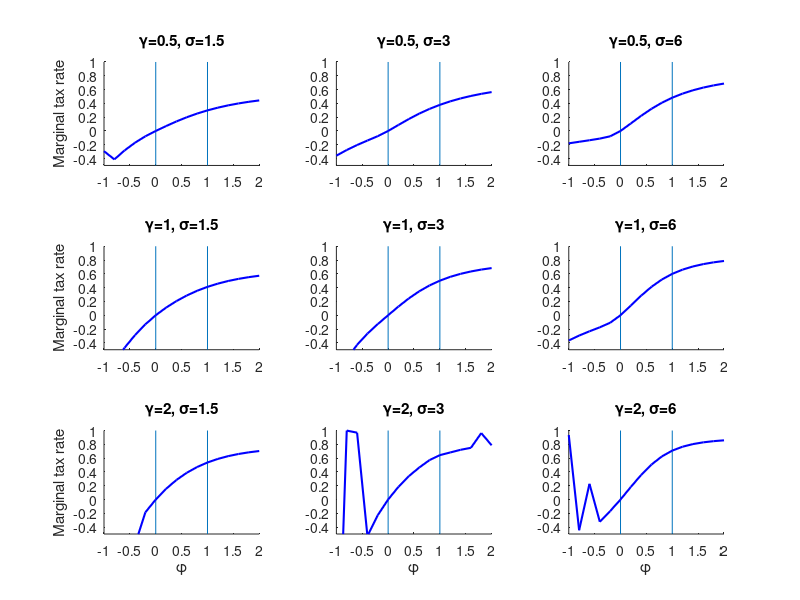

This figure's MATLAB source:
% Plots output from tastes.run AMPL file. 

clear all;
clc;

% Load data
dataFile = importdata('mtr.csv');
assignin('base', 'gamma', dataFile.data(:,1));
assignin('base', 'sigma', dataFile.data(:,2));
assignin('base', 'phi', dataFile.data(:,3));
assignin('base', 'mtr', dataFile.data(:,4));

gammas = unique(gamma);
sigmas = unique(sigma);
nGammas = size(gammas,1);
nSigmas = size(sigmas,1);

yMin = -0.5;
yMax = 1;
axisBnds = [min(phi)
            max(phi)
            yMin
            yMax];

i = 1; % index
for g=1:nGammas
    for s=1:nSigmas
        % Restrict to phis and mtrs for this gamma and sigma
        phiArray = phi(gamma==gammas(g) & sigma==sigmas(s));
        mtrArray = mtr(gamma==gammas(g) & sigma==sigmas(s));
        
        subplot(nGammas,nSigmas,i);
        hold on;
        line([0 0],[yMin yMax]);
        line([1 1],[yMin yMax]);
        line(phiArray,mtrArray,'Color',[0 0 1],'LineWidth',1.5);%figure(gcf)
        axis(axisBnds);
        hold off;

        if mod(i,3)==1, ylabel('Marginal tax rate'), end
        if i>(nGammas-1)*nSigmas, xlabel('\phi'), end
        title(['\gamma=' num2str(gammas(g)) ', ' '\sigma=' num2str(sigmas(s))]);

        
        i = i+1;
    end
end